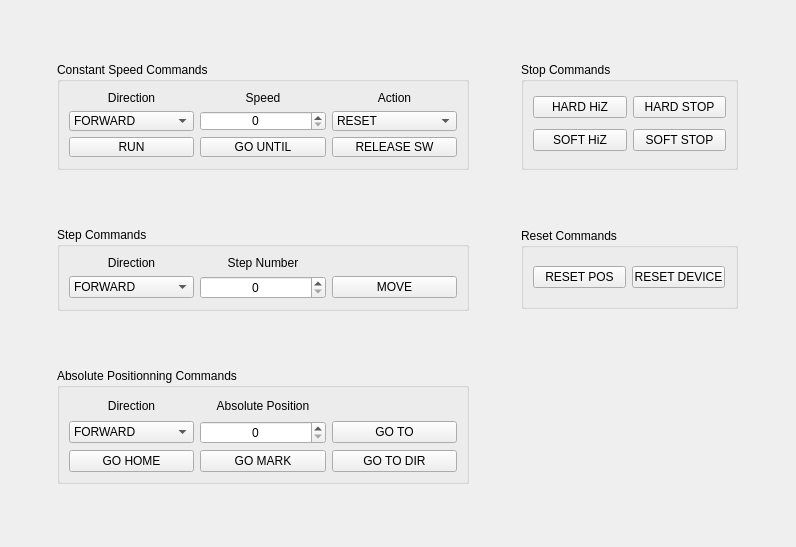
          <widget class="QWidget" name="scrollAreaWidgetContents">
           <property name="geometry">
            <rect>
             <x>0</x>
             <y>0</y>
             <width>796</width>
             <height>547</height>
            </rect>
           </property>
           <layout class="QGridLayout" name="gridLayout_3">
            <item row="0" column="2">
             <widget class="QGroupBox" name="stopCommands">
              <property name="maximumSize">
               <size>
                <width>217</width>
                <height>16777215</height>
               </size>
              </property>
              <property name="title">
               <string>Stop Commands</string>
              </property>
              <layout class="QGridLayout" name="gridLayout_2">
               <item row="0" column="0">
                <widget class="QPushButton" name="hardhizButton">
                 <property name="maximumSize">
                  <size>
                   <width>16777215</width>
                   <height>16777215</height>
                  </size>
                 </property>
                 <property name="text">
                  <string>HARD HiZ</string>
                 </property>
                </widget>
               </item>
               <item row="0" column="1">
                <widget class="QPushButton" name="hardstopButton">
                 <property name="maximumSize">
                  <size>
                   <width>16777215</width>
                   <height>16777215</height>
                  </size>
                 </property>
                 <property name="text">
                  <string>HARD STOP</string>
                 </property>
                </widget>
               </item>
               <item row="1" column="0">
                <widget class="QPushButton" name="softhizButton">
                 <property name="text">
                  <string>SOFT HiZ</string>
                 </property>
                </widget>
               </item>
               <item row="1" column="1">
                <widget class="QPushButton" name="softstopButton">
                 <property name="text">
                  <string>SOFT STOP</string>
                 </property>
                </widget>
               </item>
              </layout>
             </widget>
            </item>
            <item row="0" column="0">
             <widget class="QGroupBox" name="constantSpeedCommands">
              <property name="minimumSize">
               <size>
                <width>412</width>
                <height>0</height>
               </size>
              </property>
              <property name="maximumSize">
               <size>
                <width>412</width>
                <height>108</height>
               </size>
              </property>
              <property name="title">
               <string>Constant Speed Commands</string>
              </property>
              <layout class="QGridLayout" name="gridLayout">
               <item row="0" column="2">
                <widget class="QLabel" name="constantActionLabel">
                 <property name="text">
                  <string>Action</string>
                 </property>
                 <property name="scaledContents">
                  <bool>false</bool>
                 </property>
                 <property name="alignment">
                  <set>Qt::AlignCenter</set>
                 </property>
                 <property name="buddy">
                  <cstring>constantAction</cstring>
                 </property>
                </widget>
               </item>
               <item row="0" column="1">
                <widget class="QLabel" name="constantSpeedLabel">
                 <property name="text">
                  <string>Speed</string>
                 </property>
                 <property name="alignment">
                  <set>Qt::AlignCenter</set>
                 </property>
                 <property name="buddy">
                  <cstring>constantSpeed</cstring>
                 </property>
                </widget>
               </item>
               <item row="9" column="0">
                <widget class="QPushButton" name="runButton">
                 <property name="text">
                  <string>RUN</string>
                 </property>
                </widget>
               </item>
               <item row="9" column="2">
                <widget class="QPushButton" name="releaseswButton">
                 <property name="text">
                  <string>RELEASE SW</string>
                 </property>
                </widget>
               </item>
               <item row="1" column="1">
                <widget class="QSpinBox" name="constantSpeed">
                 <property name="alignment">
                  <set>Qt::AlignCenter</set>
                 </property>
                 <property name="maximum">
                  <number>15625</number>
                 </property>
                 <property name="singleStep">
                  <number>10</number>
                 </property>
                </widget>
               </item>
               <item row="1" column="0">
                <widget class="QComboBox" name="constantDirection">
                 <item>
                  <property name="text">
                   <string>FORWARD</string>
                  </property>
                 </item>
                 <item>
                  <property name="text">
                   <string>BACKWARD</string>
                  </property>
                 </item>
                </widget>
               </item>
               <item row="1" column="2">
                <widget class="QComboBox" name="constantAction">
                 <item>
                  <property name="text">
                   <string>RESET</string>
                  </property>
                 </item>
                 <item>
                  <property name="text">
                   <string>COPY</string>
                  </property>
                 </item>
                </widget>
               </item>
               <item row="9" column="1">
                <widget class="QPushButton" name="gountilButton">
                 <property name="text">
                  <string>GO UNTIL</string>
                 </property>
                 <property name="checkable">
                  <bool>false</bool>
                 </property>
                 <property name="checked">
                  <bool>false</bool>
                 </property>
                 <property name="flat">
                  <bool>false</bool>
                 </property>
                </widget>
               </item>
               <item row="0" column="0">
                <widget class="QLabel" name="constantDirectionLabel">
                 <property name="text">
                  <string>Direction</string>
                 </property>
                 <property name="alignment">
                  <set>Qt::AlignCenter</set>
                 </property>
                 <property name="buddy">
                  <cstring>constantDirection</cstring>
                 </property>
                </widget>
               </item>
              </layout>
             </widget>
            </item>
            <item row="1" column="0">
             <widget class="QGroupBox" name="stepCommands">
              <property name="maximumSize">
               <size>
                <width>16777215</width>
                <height>16777215</height>
               </size>
              </property>
              <property name="title">
               <string>Step Commands</string>
              </property>
              <layout class="QGridLayout" name="gridLayout_4">
               <item row="0" column="0">
                <widget class="QLabel" name="stepDirectionLabel">
                 <property name="text">
                  <string>Direction</string>
                 </property>
                 <property name="alignment">
                  <set>Qt::AlignCenter</set>
                 </property>
                 <property name="buddy">
                  <cstring>stepDirection</cstring>
                 </property>
                </widget>
               </item>
               <item row="0" column="1">
                <widget class="QLabel" name="stepNumberLabel">
                 <property name="text">
                  <string>Step Number</string>
                 </property>
                 <property name="alignment">
                  <set>Qt::AlignCenter</set>
                 </property>
                 <property name="buddy">
                  <cstring>stepNumber</cstring>
                 </property>
                </widget>
               </item>
               <item row="1" column="0">
                <widget class="QComboBox" name="stepDirection">
                 <item>
                  <property name="text">
                   <string>FORWARD</string>
                  </property>
                 </item>
                 <item>
                  <property name="text">
                   <string>BACKWARD</string>
                  </property>
                 </item>
                </widget>
               </item>
               <item row="1" column="1">
                <widget class="QSpinBox" name="stepNumber">
                 <property name="alignment">
                  <set>Qt::AlignCenter</set>
                 </property>
                 <property name="maximum">
                  <number>10000000</number>
                 </property>
                 <property name="singleStep">
                  <number>100</number>
                 </property>
                </widget>
               </item>
               <item row="1" column="2">
                <widget class="QPushButton" name="moveButton">
                 <property name="text">
                  <string>MOVE</string>
                 </property>
                </widget>
               </item>
              </layout>
             </widget>
            </item>
            <item row="1" column="2">
             <widget class="QGroupBox" name="ResetCommands">
              <property name="maximumSize">
               <size>
                <width>16777215</width>
                <height>81</height>
               </size>
              </property>
              <property name="title">
               <string>Reset Commands</string>
              </property>
              <layout class="QHBoxLayout" name="horizontalLayout">
               <item>
                <widget class="QPushButton" name="resetposButton">
                 <property name="minimumSize">
                  <size>
                   <width>93</width>
                   <height>0</height>
                  </size>
                 </property>
                 <property name="maximumSize">
                  <size>
                   <width>93</width>
                   <height>16777215</height>
                  </size>
                 </property>
                 <property name="text">
                  <string>RESET POS</string>
                 </property>
                </widget>
               </item>
               <item>
                <widget class="QPushButton" name="resetdeviceButton">
                 <property name="minimumSize">
                  <size>
                   <width>93</width>
                   <height>0</height>
                  </size>
                 </property>
                 <property name="maximumSize">
                  <size>
                   <width>93</width>
                   <height>16777215</height>
                  </size>
                 </property>
                 <property name="text">
                  <string>RESET DEVICE</string>
                 </property>
                </widget>
               </item>
              </layout>
             </widget>
            </item>
            <item row="2" column="0">
             <widget class="QGroupBox" name="absolutePosCommands">
              <property name="maximumSize">
               <size>
                <width>16777215</width>
                <height>116</height>
               </size>
              </property>
              <property name="title">
               <string>Absolute Positionning Commands</string>
              </property>
              <layout class="QGridLayout" name="gridLayout_5">
               <item row="1" column="1">
                <widget class="QLabel" name="absPosLabel">
                 <property name="text">
                  <string>Absolute Position</string>
                 </property>
                 <property name="alignment">
                  <set>Qt::AlignCenter</set>
                 </property>
                 <property name="buddy">
                  <cstring>absPosition</cstring>
                 </property>
                </widget>
               </item>
               <item row="2" column="0">
                <widget class="QComboBox" name="absDirection">
                 <property name="frame">
                  <bool>true</bool>
                 </property>
                 <item>
                  <property name="text">
                   <string>FORWARD</string>
                  </property>
                 </item>
                 <item>
                  <property name="text">
                   <string>BACKWARD</string>
                  </property>
                 </item>
                </widget>
               </item>
               <item row="2" column="1">
                <widget class="QSpinBox" name="absPosition">
                 <property name="alignment">
                  <set>Qt::AlignCenter</set>
                 </property>
                 <property name="maximum">
                  <number>10000000</number>
                 </property>
                 <property name="singleStep">
                  <number>100</number>
                 </property>
                </widget>
               </item>
               <item row="2" column="2">
                <widget class="QPushButton" name="gotoButton">
                 <property name="text">
                  <string>GO TO</string>
                 </property>
                </widget>
               </item>
               <item row="3" column="1">
                <widget class="QPushButton" name="gomarkButton">
                 <property name="text">
                  <string>GO MARK</string>
                 </property>
                </widget>
               </item>
               <item row="3" column="0">
                <widget class="QPushButton" name="gohomeButton">
                 <property name="text">
                  <string>GO HOME</string>
                 </property>
                </widget>
               </item>
               <item row="3" column="2">
                <widget class="QPushButton" name="gotodirButton">
                 <property name="text">
                  <string>GO TO DIR</string>
                 </property>
                </widget>
               </item>
               <item row="1" column="0">
                <widget class="QLabel" name="absDirectionLabel">
                 <property name="text">
                  <string>Direction</string>
                 </property>
                 <property name="alignment">
                  <set>Qt::AlignCenter</set>
                 </property>
                 <property name="buddy">
                  <cstring>absDirection</cstring>
                 </property>
                </widget>
               </item>
              </layout>
             </widget>
            </item>
           </layout>
          </widget>
